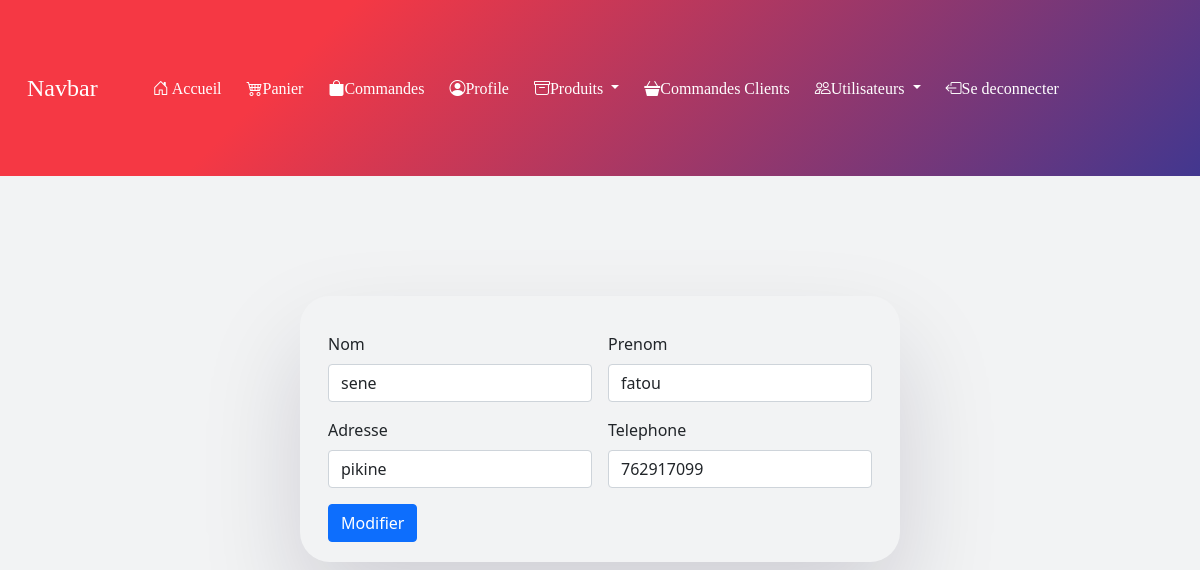
Page /pages/profile.php (signed in) on the committed database.
### tables this page shows
CREATE TABLE `User`(
 `id` int PRIMARY KEY AUTO_INCREMENT,
 `nom` VARCHAR(100),
 `prenom` VARCHAR(100),
 `adresse` VARCHAR(100),
 `tel` VARCHAR(20) UNIQUE,
 `pwd` VARCHAR(100),
 `profile` ENUM("ADMIN", "BOUTIQUIER", "CLIENT"),
  `corbeille` int
);

### DBTransaction.php (called while the page is built, shortened)
<?php
    class DBTransaction{
        public $database;
        public function __construct(){
            if ($this->database == null) {
                $urlDB = "mysql:host=localhost;dbname=ecommerce";
                $username="root";
                $password="";
                $this->database = new PDO($urlDB,$username,$password);
                $this->database->setAttribute(
                    PDO::ATTR_DEFAULT_FETCH_MODE,
                    PDO::FETCH_ASSOC
                );
            }
        }
    public function getProfilByid($id){
        $result = $this->database->query("SELECT * FROM `User` WHERE id='$id'");
        return $result->fetch();
    }
}
?>

### pages/profile.php (the view, shortened to what this page needs)
<?php
require('../DBTransaction.php');
$transaction = new DBTransaction();
$Profil = $transaction->getProfilByid($_SESSION['user']['id']);
?>
<!DOCTYPE html>
<html lang="en">
<head>
    <link rel="stylesheet" href="../assets/bootstrap/css/bootstrap.min.css">
    <link rel="stylesheet" href="https://cdn.jsdelivr.net/npm/bootstrap-icons@1.3.0/font/bootstrap-icons.css">
    <link rel="stylesheet" href="../assets/styles/nave.css">
    <link rel="stylesheet" href="assets/styles/list.css">
    <link rel="stylesheet" href="../assets/styles/form.css">
</head>
<body>
<nav class="navbar navbar-expand-lg navbar-light bg-light custom-nav">
  <div class="container-fluid">
    <a class="logo" href="#">Navbar</a>
    <div class="collapse navbar-collapse" id="navbarNavDropdown">
      <ul class="navbar-nav">
        <li class="nav-item">
            <a class="men" aria-current="page" href="../index.php"> <i class="bi bi-house-door"></i> Accueil</a>
        </li>
        <li class="nav-item">
          <a class="men" href="panier.php"><i class="bi bi-cart4"></i>Panier</a>
        </li>
        <li class="nav-item">
          <a class="men" href="commandes.php"><i class="bi bi-bag-fill"></i>Commandes</a>
        </li>
        <li class="nav-item">
          <a class="men active" href="profile.php"><i class="bi bi-person-circle"></i>Profile</a>
        </li>
        <li class="nav-item dropdown">
          <a class="men dropdown-toggle" href="#" id="navbarDropdownMenuLink" role="button" data-bs-toggle="dropdown" aria-expanded="false">
          <i class="bi bi-archive"></i>Produits
          </a>
        </li>
        <li class="nav-item">
          <a class="men" href="commandeclient.php"><i class="bi bi-basket3-fill"></i>Commandes Clients</a>
        </li>
        <li class="nav-item dropdown">
          <a class="men dropdown-toggle" href="#" id="navbarDropdownMenuLink" role="button" data-bs-toggle="dropdown" aria-expanded="false">
          <i class="bi bi-people"></i>Utilisateurs
          </a>
        </li>
        <li class="nav-item">
          <a class="men" href="deconnexion.php"><i class="bi bi-box-arrow-left"></i>Se deconnecter</a>
        </li>
      </ul>
    </div>
  </div>
</nav>
<form action="profile.php" method="POST" class="row g-3 boutiquierform" >
  <div class="col-md-6">
    <label for="nom" class="form-label">Nom</label>
    <input name="nom" value="<?=$Profil['nom']?>"  type="text" class="form-control" id="nom">
  </div>
  <div class="col-md-6">
    <label for="prenom" class="form-label">Prenom</label>
    <input name="prenom" value="<?=$Profil['prenom']?>" type="text" class="form-control" id="prenom">
  </div>
  <div class="col-6">
    <label for="inputAdresse" class="form-label">Adresse</label>
    <input name="adresse" value="<?=$Profil['adresse']?>" type="text" class="form-control" id="inputAdresse" placeholder="1234 Main St">
  </div>
  <div class="col-md-6">
    <label for="telephone" class="form-label">Telephone</label>
    <input name="tel" value="<?=$Profil['tel']?>" type="number" class="form-control" id="telephne">
  </div>
  <div class="col-12">
    <button name="clique" type="submit" class="btn btn-primary">Modifier</button>
  </div>
</form>
</body>
</html>

### assets/styles/nave.css (style rules this page uses)
*,body,html { margin: 0px; padding: 0px; }
.custom-nav { padding: 70px; padding-left: 15px; background-color: #42378f; background-image: linear-gradient(315deg, #42378f 0%, #f53844 74%); }
.men { padding: 5px; margin: 5px; margin-left: 10px; color: white; font-family: "font5"; font-size: 1em; text-decoration: none; }
.logo { font-family: "font5"; color: white; text-decoration: none; font-size: 1.5em; margin-right: 40px; }
body { background-color: #F2F3F4; }

### assets/styles/list.css (style rules this page uses)
*,body,html { margin: 0px; padding: 0px; }

### assets/styles/form.css (style rules this page uses)
*,body,html { margin: 0px; padding: 0px; }
body { background-image: url('../images/beauty-4993472_1920.jpg'); }
.boutiquierform { width: 50%; margin-left: 25%; margin-right: 10%; margin-top: 10%; border-radius: 30px; padding: 20px; box-shadow:rgba(17, 12, 46, 0.15) 0px 48px 100px 0px; }

### rows in the picture
user: nom "sene", prenom "fatou", adresse "pikine", tel "762917099"
